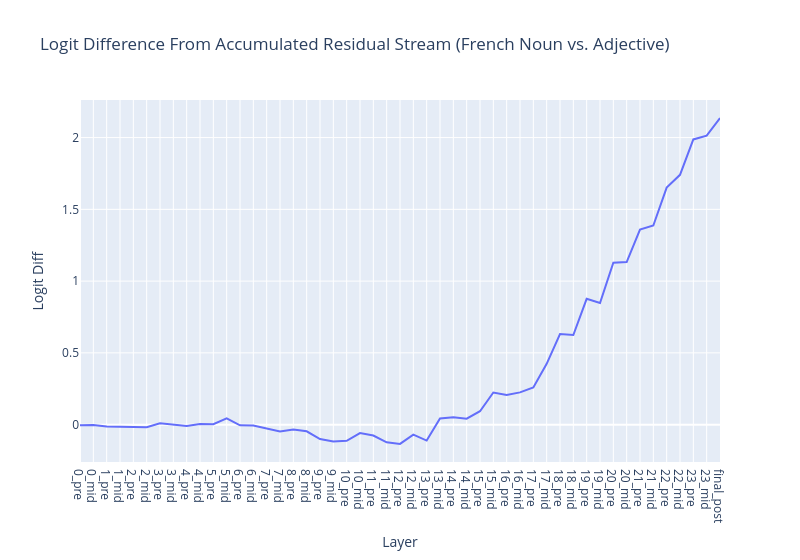

The code cell stored with this chart in its notebook:
### Code cell
plot_logit_differences(
    logit_lens_logit_diffs_noun_adj,
    labels=labels,
    title="Logit Difference From Accumulated Residual Stream (French Noun vs. Adjective)"
    )

### Figure 1 — Plotly figure (JSON) as saved in the notebook; plotly's stock layout.template omitted (floating-point values rounded to 4 significant figures)
{"data": [{"hovertemplate": "Layer=%{x}<br>Logit Diff=%{y}<extra></extra>", "legendgroup": "", "line": {"color": "#636efa", "dash": "solid"}, "marker": {"symbol": "circle"}, "mode": "lines", "name": "", "orientation": "v", "showlegend": false, "type": "scatter", "x": [0, 1, 2, 3, 4, 5, 6, 7, 8, 9, 10, 11, 12, 13, 14, 15, 16, 17, 18, 19, 20, 21, 22, 23, 24, 25, 26, 27, 28, 29, 30, 31, 32, 33, 34, 35, 36, 37, 38, 39, 40, 41, 42, 43, 44, 45, 46, 47, 48], "xaxis": "x", "y": [-0.004757, -0.002533, -0.01355, -0.01504, -0.02019, -0.01851, 0.008894, -0.0001079, -0.009749, 0.003797, 0.002953, 0.04369, -0.004727, -0.006229, -0.02611, -0.04751, -0.03471, -0.04636, -0.1005, -0.1172, -0.1127, -0.05917, -0.07593, -0.1232, -0.1343, -0.06981, -0.1112, 0.0422, 0.05107, 0.04132, 0.09333, 0.224, 0.2069, 0.2248, 0.2595, 0.4236, 0.6317, 0.6243, 0.8766, 0.847, 1.129, 1.132, 1.36, 1.388, 1.651, 1.741, 1.987, 2.013, 2.136], "yaxis": "y"}], "layout": {"hovermode": "x unified", "legend": {"tracegroupgap": 0}, "title": {"text": "Logit Difference From Accumulated Residual Stream (French Noun vs. Adjective)"}, "width": 800, "xaxis": {"anchor": "y", "domain": [0, 1], "tickmode": "array", "ticktext": ["0_pre", "0_mid", "1_pre", "1_mid", "2_pre", "2_mid", "3_pre", "3_mid", "4_pre", "4_mid", "5_pre", "5_mid", "6_pre", "6_mid", "7_pre", "7_mid", "8_pre", "8_mid", "9_pre", "9_mid", "10_pre", "10_mid", "11_pre", "11_mid", "12_pre", "12_mid", "13_pre", "13_mid", "14_pre", "14_mid", "15_pre", "15_mid", "16_pre", "16_mid", "17_pre", "17_mid", "18_pre", "18_mid", "19_pre", "19_mid", "20_pre", "20_mid", "21_pre", "21_mid", "22_pre", "22_mid", "23_pre", "23_mid", "final_post"], "tickvals": [0, 1, 2, 3, 4, 5, 6, 7, 8, 9, 10, 11, 12, 13, 14, 15, 16, 17, 18, 19, 20, 21, 22, 23, 24, 25, 26, 27, 28, 29, 30, 31, 32, 33, 34, 35, 36, 37, 38, 39, 40, 41, 42, 43, 44, 45, 46, 47, 48], "title": {"text": "Layer"}}, "yaxis": {"anchor": "x", "domain": [0, 1], "title": {"text": "Logit Diff"}}}}
